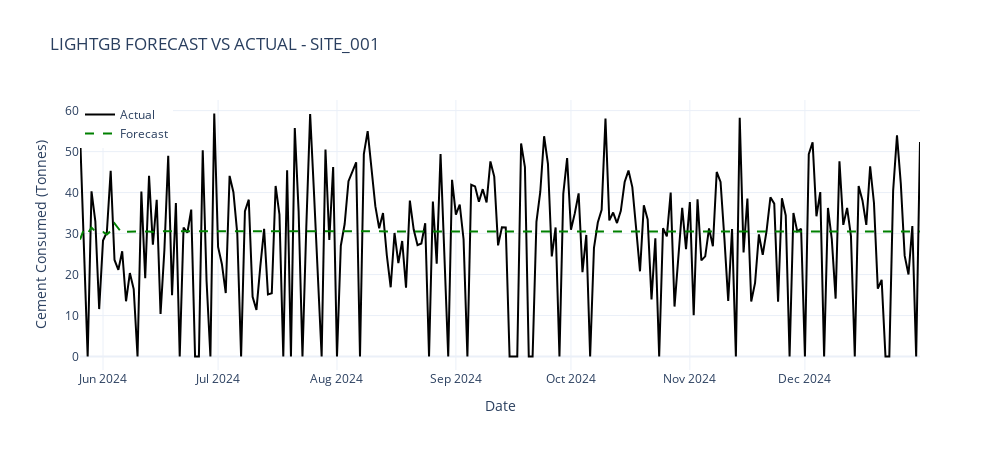

Here is the notebook cell this chart was saved with:
### Code cell
#visualisation SARIMAX Forecast Vs actual
fig = go.Figure()

# Actual Values
fig.add_trace(go.Scatter(
    x=y_test.index,
    y=y_test,
    mode='lines',
    name="Actual",
    line=dict(color='black')
))

# Forecast Values
fig.add_trace(go.Scatter(
    x=y_test.index,
    y=ar_forecast,
    mode='lines',
    name='Forecast',
    line=dict(color='green', dash='dash')
))

# Layout
fig.update_layout(
    title=f'LIGHTGB FORECAST VS ACTUAL - {site_id}',
    xaxis_title="Date",
    yaxis_title="Cement Consumed (Tonnes)",
    legend=dict(x=0, y=1),
    template='plotly_white',
    width=1000,
    height=450
)

fig.show()

### Figure 1 — Plotly figure (JSON) as saved in the notebook; plotly's stock layout.template omitted (floating-point values rounded to 4 significant figures; data arrays with more than 128 entries replaced by an {"elided": "..."} marker saying what was removed)
{"data": [{"line": {"color": "black"}, "mode": "lines", "name": "Actual", "type": "scatter", "x": {"elided": "220 str values"}, "y": {"elided": "220 float values"}}, {"line": {"color": "green", "dash": "dash"}, "mode": "lines", "name": "Forecast", "type": "scatter", "x": {"elided": "220 str values"}, "y": {"elided": "220 float values"}}], "layout": {"height": 450, "legend": {"x": 0, "y": 1}, "title": {"text": "LIGHTGB FORECAST VS ACTUAL - SITE_001"}, "width": 1000, "xaxis": {"autorange": true, "range": ["2024-05-26", "2024-12-31"], "title": {"text": "Date"}, "type": "date"}, "yaxis": {"autorange": true, "range": [-3.294, 62.58], "title": {"text": "Cement Consumed (Tonnes)"}, "type": "linear"}}}
